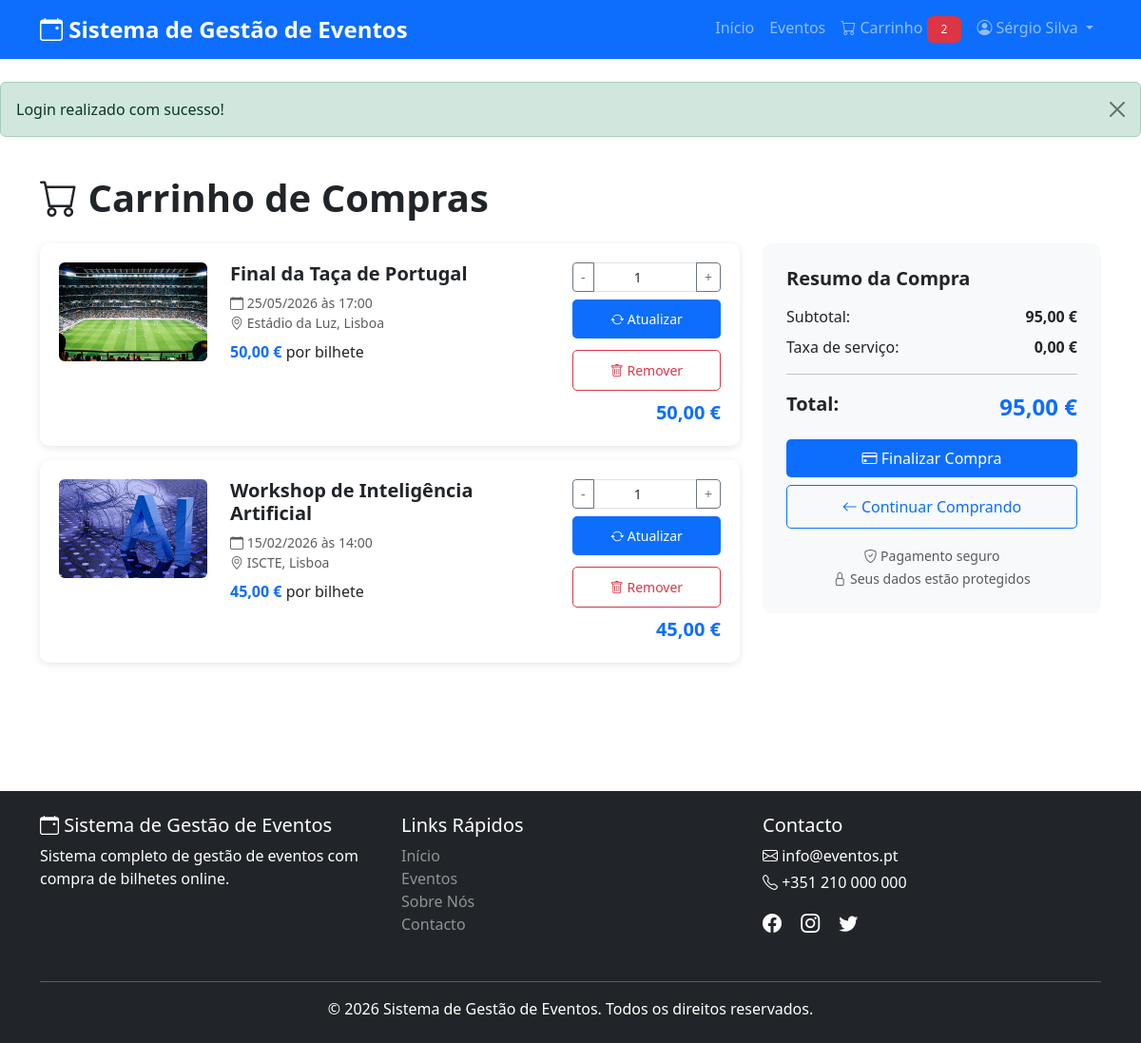
/cart.php (signed in), run on the app's committed database.
### tables this page shows
CREATE TABLE `cart` (
  `id` int(11) NOT NULL,
  `user_id` int(11) NOT NULL,
  `event_id` int(11) NOT NULL,
  `quantity` int(11) NOT NULL DEFAULT 1,
  `added_at` timestamp NOT NULL DEFAULT current_timestamp()
);

CREATE TABLE `events` (
  `id` int(11) NOT NULL,
  `title` varchar(200) NOT NULL,
  `description` text NOT NULL,
  `event_date` date NOT NULL,
  `event_time` time NOT NULL,
  `location` varchar(255) NOT NULL,
  `ticket_price` decimal(10,2) NOT NULL,
  `available_tickets` int(11) NOT NULL DEFAULT 100,
  `image` varchar(255) DEFAULT NULL,
  `status` enum('active','cancelled','completed') DEFAULT 'active',
  `created_by` int(11) DEFAULT NULL,
  `created_at` timestamp NOT NULL DEFAULT current_timestamp(),
  `updated_at` timestamp NOT NULL DEFAULT current_timestamp() ON UPDATE current_timestamp()
);

### cart.php (the view, shortened to what this page needs)
<?php
require_once 'config.php';
$stmt = $conn->prepare("
    SELECT c.*, e.title, e.description, e.event_date, e.event_time, e.location,
           e.ticket_price, e.available_tickets, e.image
    FROM cart c
    JOIN events e ON c.event_id = e.id
    WHERE c.user_id = ? AND e.status = 'active'
    ORDER BY c.added_at DESC
");
$stmt->execute([$_SESSION['user_id']]);
$cart_items = $stmt->fetchAll();
$subtotal = 0;
foreach ($cart_items as $item) {
    $subtotal += $item['ticket_price'] * $item['quantity'];
}
include 'includes/header.php';
?>
<div class="container py-4">
    <h1 class="fw-bold mb-4"><i class="bi bi-cart"></i> Carrinho de Compras</h1>
    <?php if (empty($cart_items)): ?>
        <div class="empty-state">
            <i class="bi bi-cart-x"></i>
            <h3>Seu carrinho está vazio</h3>
            <p>Adicione eventos ao carrinho para continuar</p>
            <a href="events.php" class="btn btn-primary">
                <i class="bi bi-calendar-event"></i> Ver Eventos
            </a>
        </div>
    <?php else: ?>
        <div class="row">
            <div class="col-lg-8 mb-4">
                <?php foreach ($cart_items as $item): ?>
                    <div class="cart-item">
                        <div class="row">
                            <div class="col-md-3">
                                <?php if ($item['image']): ?>
                                    <img src="uploads/events/<?php echo $item['image']; ?>" class="img-fluid rounded" alt="<?php echo htmlspecialchars($item['title']); ?>">
                                <?php else: ?>
                                    <div class="bg-secondary rounded d-flex align-items-center justify-content-center" style="height: 120px;">
                                        <i class="bi bi-image text-white fs-1"></i>
                                    </div>
                                <?php endif; ?>
                            </div>
                            <div class="col-md-6">
                                <h5 class="fw-bold mb-2"><?php echo htmlspecialchars($item['title']); ?></h5>
                                <p class="text-muted small mb-2">
                                    <i class="bi bi-calendar"></i> <?php echo formatDateTime($item['event_date'], $item['event_time']); ?><br>
                                    <i class="bi bi-geo-alt"></i> <?php echo htmlspecialchars($item['location']); ?>
                                </p>
                                <p class="mb-0">
                                    <strong class="text-primary"><?php echo formatPrice($item['ticket_price']); ?></strong> por bilhete
                                </p>
                            </div>
                            <div class="col-md-3 text-end">
                                <form method="POST" action="" class="mb-2">
                                    <div class="input-group input-group-sm mb-2">
                                        <button type="button" class="btn btn-outline-secondary qty-minus">-</button>
                                        <input type="number" name="quantity" class="form-control text-center"
                                            value="<?php echo $item['quantity']; ?>"
                                            min="1" max="<?php echo $item['available_tickets']; ?>">
                                        <button type="button" class="btn btn-outline-secondary qty-plus">+</button>
                                    </div>
                                    <button type="submit" name="update_cart" class="btn btn-sm btn-primary w-100 mb-1">
                                        <i class="bi bi-arrow-repeat"></i> Atualizar
                                    </button>
                                </form>
                                <a href="cart.php?remove=<?php echo $item['id']; ?>" class="btn btn-sm btn-outline-danger w-100 delete-btn">
                                    <i class="bi bi-trash"></i> Remover
                                </a>
                                <div class="mt-2">
                                    <strong class="text-primary fs-5">
                                        <?php echo formatPrice($item['ticket_price'] * $item['quantity']); ?>
                                    </strong>
                                </div>
                            </div>
                        </div>
                    </div>
                <?php endforeach; ?>
            </div>
            <div class="col-lg-4">
                <div class="cart-summary">
                    <h5 class="fw-bold mb-3">Resumo da Compra</h5>
                    <div class="d-flex justify-content-between mb-2">
                        <span>Subtotal:</span>
                        <strong><?php echo formatPrice($subtotal); ?></strong>
                    </div>
                    <div class="d-flex justify-content-between mb-2">
                        <span>Taxa de serviço:</span>
                        <strong><?php echo formatPrice(0); ?></strong>
                    </div>
                    <hr>
                    <div class="d-flex justify-content-between mb-3">
                        <span class="fs-5 fw-bold">Total:</span>
                        <strong class="fs-4 text-primary"><?php echo formatPrice($subtotal); ?></strong>
                    </div>
                    <a href="checkout.php" class="btn btn-primary w-100 py-2 mb-2">
                        <i class="bi bi-credit-card"></i> Finalizar Compra
                    </a>
                    <a href="events.php" class="btn btn-outline-primary w-100">
                        <i class="bi bi-arrow-left"></i> Continuar Comprando
                    </a>
                    <div class="mt-3 text-center">
                        <small class="text-muted">
                            <i class="bi bi-shield-check"></i> Pagamento seguro<br>
                            <i class="bi bi-lock"></i> Seus dados estão protegidos
                        </small>
                    </div>
                </div>
            </div>
        </div>
    <?php endif; ?>
</div>
<?php include 'includes/footer.php'; ?>

### assets/css/style.css (style rules this page uses)
:root { --primary-color: #0d6efd; --secondary-color: #6c757d; --success-color: #198754; --danger-color: #dc3545; --warning-color: #ffc107; }
body { min-height: 100vh; display: flex; flex-direction: column; font-family: "Segoe UI", Tahoma, Geneva, Verdana, sans-serif; }
.cart-item { background: white; padding: 20px; border-radius: 10px; margin-bottom: 15px; box-shadow: 0 2px 8px rgba(0, 0, 0, 0.1); }
.cart-summary { background: #f8f9fa; padding: 25px; border-radius: 10px; position: sticky; top: 20px; }
.btn { padding: 10px 25px; border-radius: 5px; font-weight: 500; }
.btn-primary { background: var(--primary-color); border: none; }

### data on the page
cart: event.image (picture), event.title "Final da Taça de Portugal", event.event_time "25/05/2026 às 17:00", event.location "Estádio da Luz, Lisboa", event.ticket_price "50,00 €", quantity "1", formatPrice($item['ticket_price'] * $item['quantity']) "50,00 €"
cart: event.image (picture), event.title "Workshop de Inteligência Artificial", event.event_time "15/02/2026 às 14:00", event.location "ISCTE, Lisboa", event.ticket_price "45,00 €", quantity "1", formatPrice($item['ticket_price'] * $item['quantity']) "45,00 €"

### other printed values
SITE_NAME "Sistema de Gestão de Eventos"
$cart_count "2"
$_SESSION['user_name'] "Sérgio Silva"
$alert['message'] "Login realizado com sucesso!"
formatPrice($subtotal) "95,00 €"
formatPrice(0) "0,00 €"
